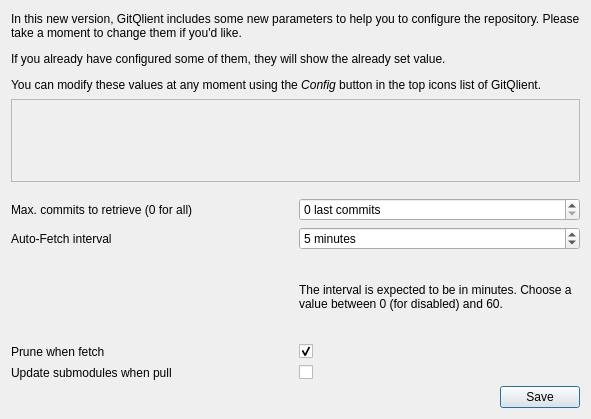
<?xml version="1.0" encoding="UTF-8"?>
<ui version="4.0">
 <class>InitialRepoConfig</class>
 <widget class="QDialog" name="InitialRepoConfig">
  <property name="geometry">
   <rect>
    <x>0</x>
    <y>0</y>
    <width>591</width>
    <height>419</height>
   </rect>
  </property>
  <property name="windowTitle">
   <string>Repo config</string>
  </property>
  <layout class="QGridLayout" name="gridLayout">
   <item row="3" column="1">
    <widget class="QSpinBox" name="sbMaxCommits">
     <property name="suffix">
      <string> last commits</string>
     </property>
     <property name="maximum">
      <number>999999999</number>
     </property>
     <property name="singleStep">
      <number>10</number>
     </property>
     <property name="value">
      <number>0</number>
     </property>
    </widget>
   </item>
   <item row="1" column="0" colspan="2">
    <widget class="QFrame" name="orangeHSeparator">
     <property name="frameShape">
      <enum>QFrame::StyledPanel</enum>
     </property>
     <property name="frameShadow">
      <enum>QFrame::Raised</enum>
     </property>
    </widget>
   </item>
   <item row="7" column="1">
    <widget class="CheckBox" name="updateOnPull">
     <property name="text">
      <string/>
     </property>
    </widget>
   </item>
   <item row="8" column="0" colspan="2">
    <layout class="QHBoxLayout" name="horizontalLayout">
     <item>
      <spacer name="horizontalSpacer">
       <property name="orientation">
        <enum>Qt::Horizontal</enum>
       </property>
       <property name="sizeHint" stdset="0">
        <size>
         <width>40</width>
         <height>20</height>
        </size>
       </property>
      </spacer>
     </item>
     <item>
      <widget class="QPushButton" name="pushButton">
       <property name="text">
        <string>Save</string>
       </property>
      </widget>
     </item>
    </layout>
   </item>
   <item row="3" column="0">
    <widget class="QLabel" name="label_7">
     <property name="text">
      <string>Max. commits to retrieve (0 for all)</string>
     </property>
    </widget>
   </item>
   <item row="7" column="0">
    <widget class="QLabel" name="label_5">
     <property name="text">
      <string>Update submodules when pull</string>
     </property>
    </widget>
   </item>
   <item row="4" column="1">
    <widget class="QSpinBox" name="autoFetch">
     <property name="suffix">
      <string> minutes</string>
     </property>
     <property name="maximum">
      <number>60</number>
     </property>
     <property name="value">
      <number>5</number>
     </property>
    </widget>
   </item>
   <item row="4" column="0">
    <widget class="QLabel" name="label">
     <property name="text">
      <string>Auto-Fetch interval</string>
     </property>
    </widget>
   </item>
   <item row="0" column="0" colspan="2">
    <widget class="QLabel" name="label_4">
     <property name="text">
      <string>&lt;html&gt;&lt;head/&gt;&lt;body&gt;&lt;p&gt;In this new version, GitQlient includes some new parameters to help you to configure the repository. Please take a moment to change them if you'd like.&lt;/p&gt;&lt;p&gt;If you already have configured some of them, they will show the already set value.&lt;/p&gt;&lt;p&gt;You can modify these values at any moment using the &lt;span style=&quot; font-style:italic;&quot;&gt;Config &lt;/span&gt;button in the top icons list of GitQlient.&lt;/p&gt;&lt;/body&gt;&lt;/html&gt;</string>
     </property>
     <property name="wordWrap">
      <bool>true</bool>
     </property>
    </widget>
   </item>
   <item row="6" column="1">
    <widget class="CheckBox" name="pruneOnFetch">
     <property name="text">
      <string/>
     </property>
     <property name="checked">
      <bool>true</bool>
     </property>
    </widget>
   </item>
   <item row="5" column="1">
    <widget class="QLabel" name="label_3">
     <property name="text">
      <string>The interval is expected to be in minutes. Choose a value between 0 (for disabled) and 60.</string>
     </property>
     <property name="wordWrap">
      <bool>true</bool>
     </property>
    </widget>
   </item>
   <item row="6" column="0">
    <widget class="QLabel" name="label_2">
     <property name="text">
      <string>Prune when fetch</string>
     </property>
    </widget>
   </item>
   <item row="2" column="1">
    <spacer name="verticalSpacer">
     <property name="orientation">
      <enum>Qt::Vertical</enum>
     </property>
     <property name="sizeType">
      <enum>QSizePolicy::Fixed</enum>
     </property>
     <property name="sizeHint" stdset="0">
      <size>
       <width>20</width>
       <height>10</height>
      </size>
     </property>
    </spacer>
   </item>
  </layout>
 </widget>
 <customwidgets>
  <customwidget>
   <class>CheckBox</class>
   <extends>QCheckBox</extends>
   <header>CheckBox.h</header>
  </customwidget>
 </customwidgets>
 <tabstops>
  <tabstop>sbMaxCommits</tabstop>
  <tabstop>autoFetch</tabstop>
  <tabstop>pruneOnFetch</tabstop>
  <tabstop>updateOnPull</tabstop>
  <tabstop>pushButton</tabstop>
 </tabstops>
 <resources/>
 <connections>
  <connection>
   <sender>pushButton</sender>
   <signal>clicked()</signal>
   <receiver>InitialRepoConfig</receiver>
   <slot>accept()</slot>
   <hints>
    <hint type="sourcelabel">
     <x>483</x>
     <y>177</y>
    </hint>
    <hint type="destinationlabel">
     <x>350</x>
     <y>189</y>
    </hint>
   </hints>
  </connection>
 </connections>
</ui>
